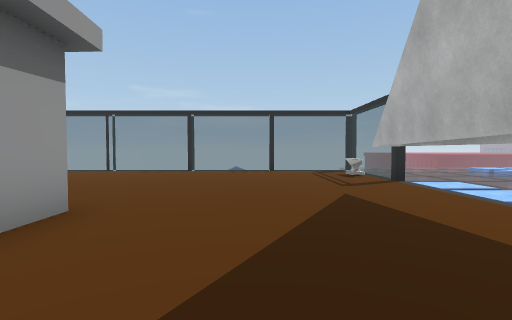
View 1 (above)

18 first-person views from a walk through a Unity game level. The camera is 1.4 m above the floor, tilts 2° down and sees 85° across. The floor is counted in squares, 1.8 m on a side. Each view is taken from the middle of a square. On the plan, view 1 faces up. The plan holds only what a view shows up to about 10 squares ahead; the rest is blank. The place goes on beyond the plan. The player is left out. Some surface patterns are stand-ins.

View 2
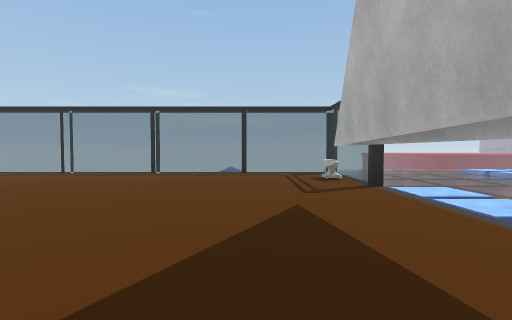

View 3
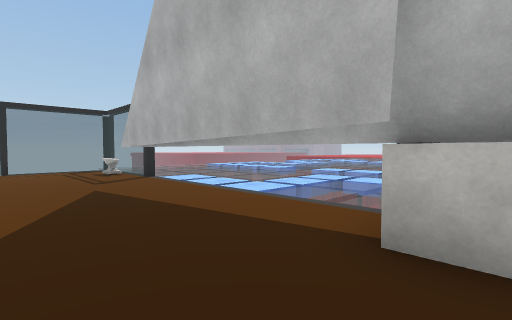

View 4
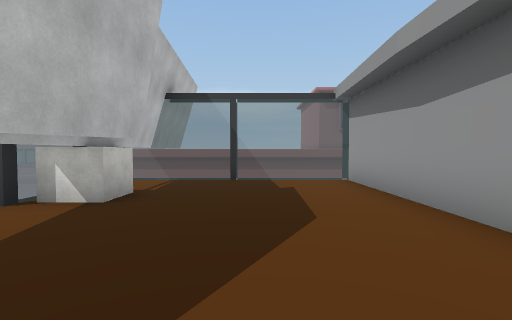

View 5
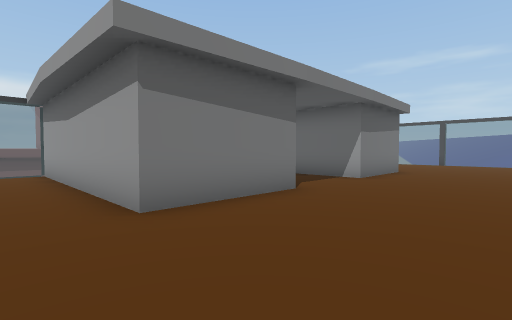

View 6
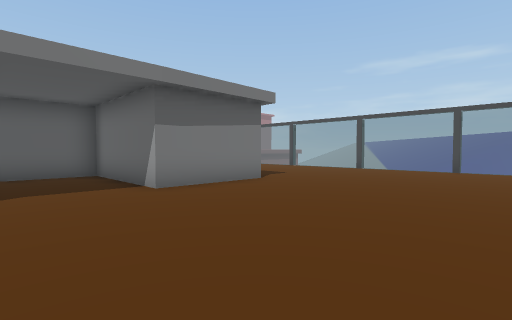

View 7
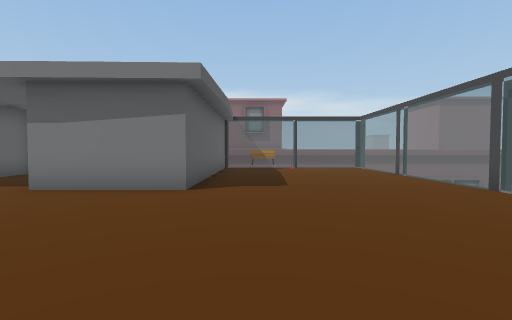

View 8
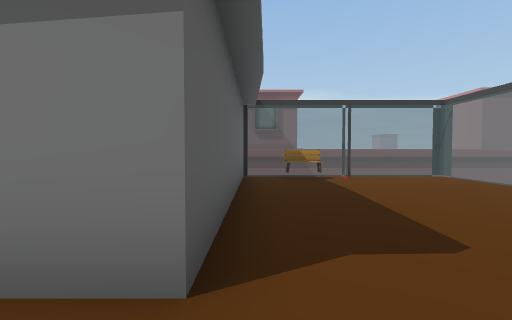

View 9
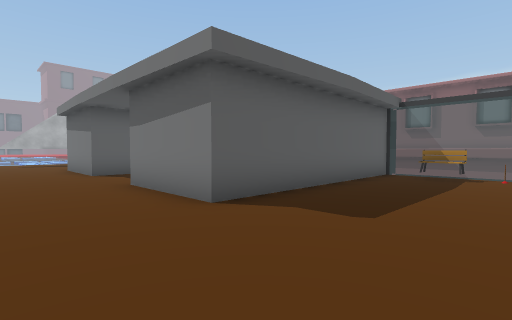

View 10
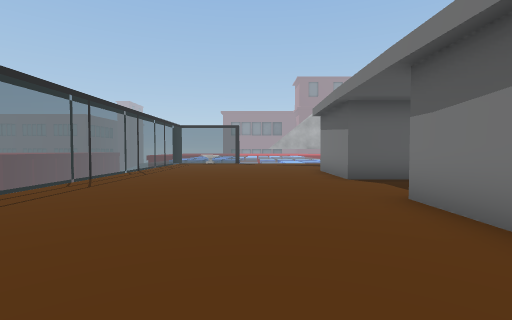

View 11
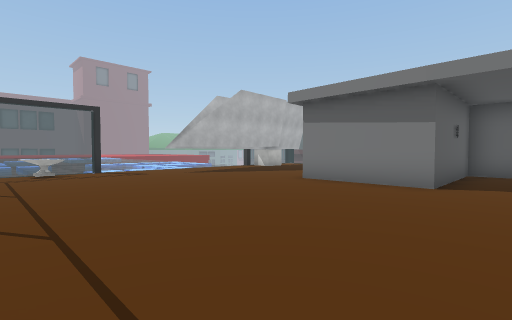

View 12
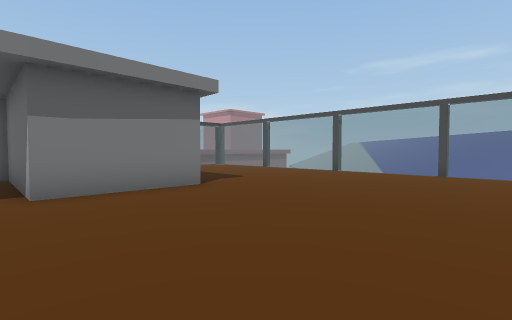

View 13
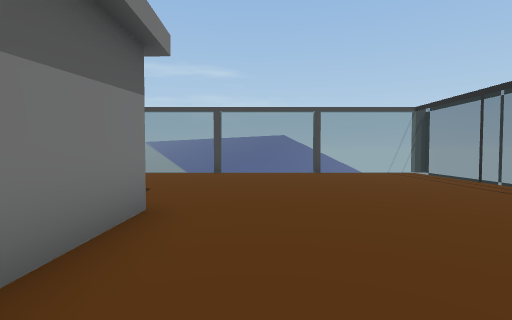

View 14
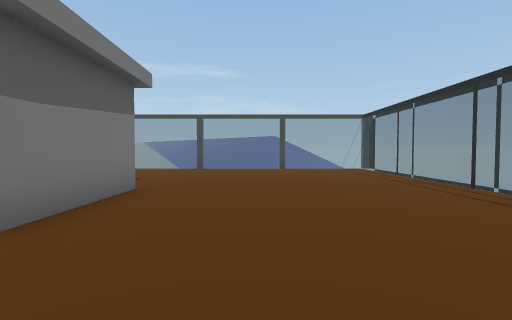

View 15
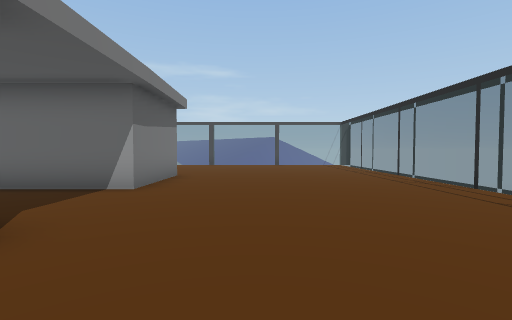

View 16
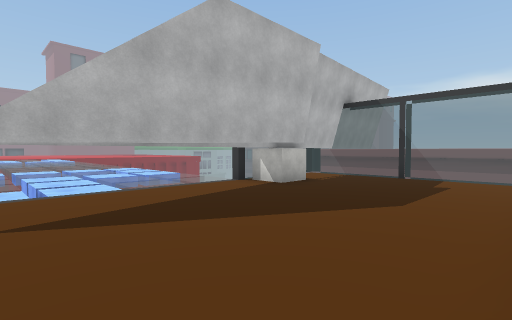

View 17
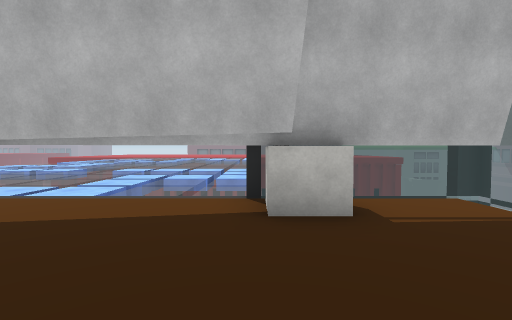

View 18
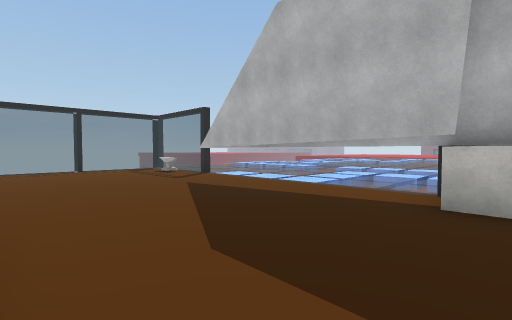

### Floor plan
Key: @ floor where view 1 was taken; # wall or solid block; x gap in a wall; . floor; = window, fence, low wall or low ledge; ^ raised ledge; v drop or lower ground; T thing the floor can be seen under or through; O other object.
Columns run from 18 left of view 1 to 6 right of it. Each row starts with its distance up from view 1.
 11 v========= ===========v
 10 =.....................=
  9  ....................O
  8 =....................O
  7 #.....................xv
  6 =.....................vv
  5 =...................T...
  4 =...................T.vvv
  3 =......^^#...^^^....T.vvv
  2 =......^ ^...^ ^....TT=
  1 =......^ ^...^ ^....TT
  0 #......^ ^...^ ^..@.#
 -1  ......^  ^^^  ^.....O
 -2 =......^       ^.....#
 -3 =..O=O.#       #.....## =
 -4 v==## =        v=====#^ =
 -5                      ^
 -6                      ^

Where each view was taken, in squares from view 1:
view 1: 0 up, 0 right, facing up
view 2: 1 up, 1 right, facing up
view 3: 1 down, 0 right, facing up-right
view 4: 4 up, 0 right, facing down
view 5: 7 up, 1 left, facing down-left
view 6: 9 up, 6 left, facing down-left
view 7: 9 up, 13 left, facing down
view 8: 5 up, 12 left, facing down
view 9: 6 up, 15 left, facing down-right
view 10: 6 up, 13 left, facing right
view 11: 10 up, 7 left, facing down-right
view 12: 9 up, 8 left, facing down-left
view 13: 5 up, 8 left, facing left
view 14: 6 up, 6 left, facing left
view 15: 6 up, 3 left, facing left
view 16: 5 up, 2 left, facing down-right
view 17: 0 up, 1 left, facing right
view 18: 1 down, 2 left, facing up-right
